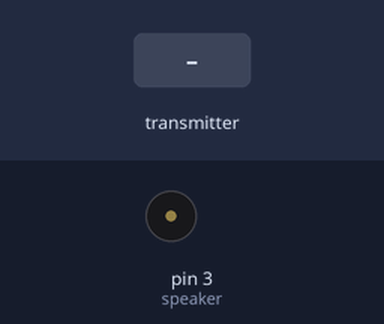
Bench run of a sketch on a simulated Arduino Uno, built with avr-gcc and run on an emulated ATmega328P. Parts: buzzer (waves = sounding). The inputs (shaded band) are chosen by the test bench. No radio packets arrive unless stated; what the sketch prints to the serial monitor is not drawn.

Above: at 1.2 s.
1.3 s: the transmitter starts sending read.0 = 0
At 1.4 s:
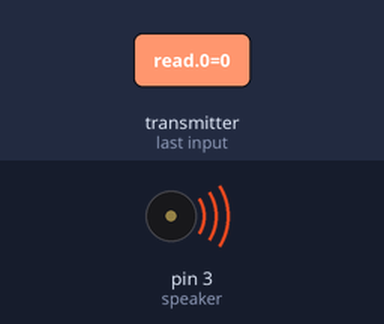
Timing chart, 0 to 4.3 s (numbered marks = the images above; inputs shaded):
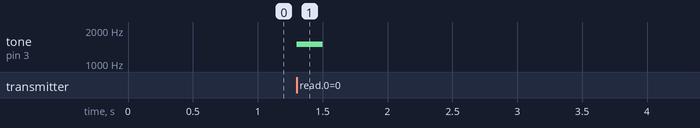

The sketch:

telltale_speaker_final2.ino
```cpp
#include <SPI.h>
#include <nRF24L01.h>
#include <RF24.h>
RF24 radio(7, 8); // CE, CSN
//right telltale, bottom speaker board
const byte address[6] = "00010";
const int pitch = 1500;
const int pitch_duration = 200;
const int speaker = 3;
const int delay_gain = 100;

int status = 0;
int cur_delay = 0;
char read[2];

void setup() {
  pinMode(speaker, OUTPUT);
  Serial.begin(115200);
  Serial.println("Starting wireless communication...");
  radio.begin();
  radio.openReadingPipe(0, address);
  radio.setPALevel(RF24_PA_MIN);
  radio.startListening();
}

void loop() {
  if (radio.available()) {
    radio.read(&read, sizeof(read));
    Serial.println(read[0]);
    status = (int)(read[0])-'0';
    Serial.print("Received: ");
    Serial.println(status);
    cur_delay = delay_gain*status;
  }

  if (cur_delay){
    tone(speaker, pitch, pitch_duration);
    delay(cur_delay+pitch_duration);
    Serial.println("Beep!");
  }
}
```

Measured:
- after the input at 1.3 s, tone on pin 3 (speaker): silent → 1500 Hz at once, → silent 0.20 s later
